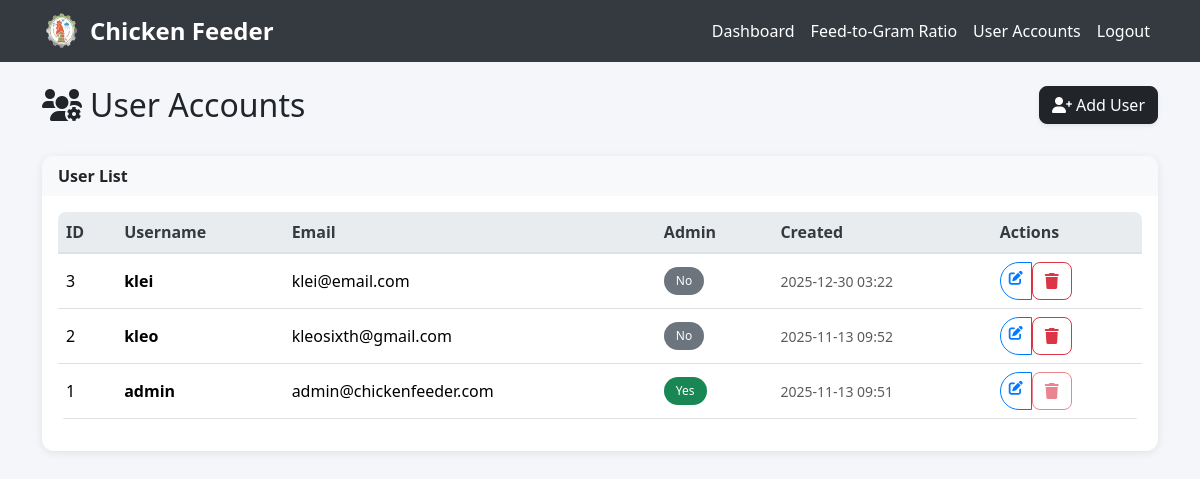
/admin/users (signed in), run on an earlier commit of the app's database.
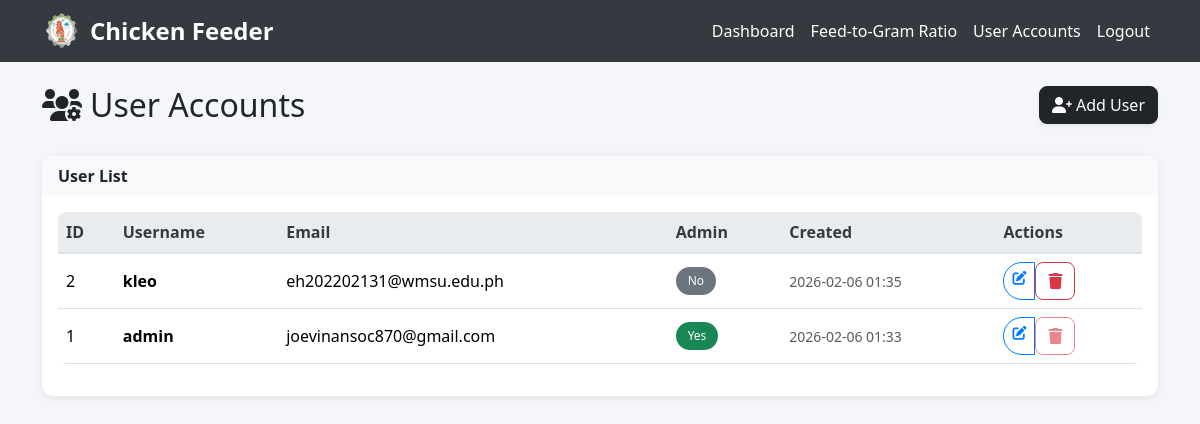
And on a later commit of the database.
### models.py (models this page shows)
class User(UserMixin, db.Model):
    id = db.Column(db.Integer, primary_key=True)
    username = db.Column(db.String(80), unique=True, nullable=False)
    email = db.Column(db.String(120), unique=True, nullable=False)
    password_hash = db.Column(db.String(120), nullable=False)
    iot_device_url = db.Column(db.String(255), nullable=True)  # e.g., 'http://192.168.1.100:5000' or 'pi_klei'
    is_admin = db.Column(db.Boolean, default=True)
    created_at = db.Column(db.DateTime, default=datetime.now)

### app.py (the view)
@app.route('/admin/users')
@login_required
def admin_user_dashboard():
    if not require_admin():
        return redirect(url_for('dashboard'))
    users = User.query.order_by(User.created_at.desc()).all()
    return render_template('admin/users.html', users=users)

### app.py (called while the page is built)
@login_manager.user_loader
def load_user(user_id):
    return db.session.get(User, int(user_id))

@app.context_processor
def inject_datetime():
    return {'datetime': datetime}

@app.before_request
def restrict_admin_from_user_pages():
    if current_user.is_authenticated and getattr(current_user, 'is_admin', False):
        if not request.path.startswith('/admin'):
            if not request.path.startswith('/static') and not request.path.startswith('/logout'):
                return redirect(url_for('admin.dashboard'))

def require_admin():
    if not current_user.is_authenticated or not getattr(current_user, 'is_admin', False):
        flash('Unauthorized: admin access required.', 'danger')
        return False
    return True

### templates/admin/users.html (shortened to what this page needs)
{% extends "admin_base.html" %}
{% block content %}
<div class="container mt-4">
    <div class="row mb-4">
        <div class="col">
            <h1 class="h2 ">
                <i class="fas fa-users-cog me-2"></i>User Accounts
            </h1>
        </div>
        <div class="col-auto">
            <a href="{{ url_for('admin_create_user') }}" class="btn btn-dark shadow-sm">
                <i class="fas fa-user-plus me-1"></i>Add User
            </a>
        </div>
    </div>
    <div class="card">
        <div class="card-header bg-light border-bottom-0">
            <strong>User List</strong>
        </div>
        <div class="card-body">
            {% if users %}
            <div class="table-responsive">
                <table class="table table-hover align-middle">
                    <thead class="table-light">
                        <tr>
                            <th>ID</th>
                            <th>Username</th>
                            <th>Email</th>
                            <th>Admin</th>
                            <th>Created</th>
                            <th>Actions</th>
                        </tr>
                    </thead>
                    <tbody>
                        {% for user in users %}
                        <tr>
                            <td>{{ user.id }}</td>
                            <td><span class="fw-bold">{{ user.username }}</span></td>
                            <td>{{ user.email }}</td>
                            <td>
                                {% if user.is_admin %}
                                    <span class="badge bg-success">Yes</span>
                                {% else %}
                                    <span class="badge bg-secondary">No</span>
                                {% endif %}
                            </td>
                            <td>
                                <small class="text-muted">{{ user.created_at.strftime('%Y-%m-%d %H:%M') }}</small>
                            </td>
                            <td>
                                <div class="btn-group btn-group-sm">
                                    <a href="{{ url_for('admin_edit_user', user_id=user.id) }}" class="btn btn-outline-primary" title="Edit">
                                        <i class="fas fa-edit"></i>
                                    </a>
                                    <form method="POST" action="{{ url_for('admin_delete_user', user_id=user.id) }}" style="display:inline;" class="delete-user-form" data-username="{{ user.username }}">
                                        <button type="submit" class="btn btn-outline-danger" title="Delete" {% if user.id == current_user.id %}disabled{% endif %}>
                                            <i class="fas fa-trash"></i>
                                        </button>
                                    </form>
                                </div>
                            </td>
                        </tr>
                        {% endfor %}
                    </tbody>
                </table>
            </div>
            {% else %}
            <div class="text-center text-muted py-5">
                <i class="fas fa-users fa-4x mb-3"></i>
                <h4>No Users Found</h4>
                <p class="mb-4">You can add new users using the button above.</p>
            </div>
            {% endif %}
        </div>
    </div>
</div>
{% endblock %}

### templates/admin_base.html (shortened to what this page needs)
<!DOCTYPE html>
<html lang="en">
<head>
    <link rel="stylesheet" href="https://cdn.jsdelivr.net/npm/bootstrap@5.3.2/dist/css/bootstrap.min.css">
    <link rel="stylesheet" href="https://cdnjs.cloudflare.com/ajax/libs/font-awesome/6.0.0/css/all.min.css">
    <link rel="stylesheet" href="{{ url_for('static', filename='css/style.css') }}">
</head>
<body>
    <nav class="navbar navbar-expand-lg admin-navbar">
        <div class="container">
            <div class="d-flex align-items-center gap-2">
                <img src="{{ url_for('static', filename='img/chicken-logo.png') }}" alt="Logo" style="width:40px;height:40px;" >
                    <a class="navbar-brand" href="{{ url_for('admin.dashboard') }}">Chicken Feeder</a>
            </div>
            <div class="collapse navbar-collapse">
                <ul class="navbar-nav ms-auto mb-2 mb-lg-0">
                    <li class="nav-item">
                        <a class="nav-link" href="{{ url_for('admin.dashboard') }}">Dashboard</a>
                    </li>
                    <li class="nav-item">
                        <a href="{{ url_for('admin_feed_ratio') }}" class="nav-link"> Feed-to-Gram Ratio
                        </a>
                    </li>
                    <li class="nav-item">
                        <a class="nav-link" href="{{ url_for('admin_user_dashboard') }}">User Accounts</a>
                    </li>
                    <li class="nav-item">
                        <a class="nav-link" href="{{ url_for('logout') }}">Logout</a>
                    </li>
                </ul>
            </div>
        </div>
    </nav>
    <main class="container-fluid align-items-center">
        {% block content %}{% endblock %}
    </main>
</body>
</html>

### static/css/style.css (style rules this page uses)
:root { --primary-color: #2c5f2d; --secondary-color: #97bc62; --success-color: #28a745; --danger-color: #dc3545; --warning-color: #ffc107; --info-color: #17a2b8; --light-color: #f8f9fa; --dark-color: #343a40; }
body { font-family: 'Segoe UI', Tahoma, Geneva, Verdana, sans-serif; background-color: #f5f7fa; }
.navbar-brand { font-weight: bold; font-size: 1.5rem; }
.navbar-nav .nav-link { font-weight: 500; transition: all 0.2s ease; }
.card { border: none; border-radius: 12px; box-shadow: 0 2px 10px rgba(0,0,0,0.08); transition: all 0.3s ease; }
.card-header { background: linear-gradient(135deg, #f8f9fa 0%, #e9ecef 100%); border-bottom: 1px solid #dee2e6; border-radius: 12px 12px 0 0 !important; font-weight: 600; }
.btn { border-radius: 8px; font-weight: 500; transition: all 0.2s ease; }
.table { border-radius: 8px; overflow: hidden; }
.table thead th { background-color: #f8f9fa; border-bottom: 2px solid #dee2e6; font-weight: 600; color: var(--dark-color); }
.badge { border-radius: 20px; font-size: 0.75rem; font-weight: 500; padding: 0.5rem 0.75rem; }
.btn:disabled { opacity: 0.6; cursor: not-allowed; }

### templates/admin_base.html (style rules this page uses)
body { background: #f4f6fa; }
.admin-navbar { background: #343a40; }
.admin-navbar .navbar-brand { color: #fff; font-weight: bold; }
.admin-navbar .nav-link { color: #fff !important; }
.table thead th { background: #e9ecef; }
.btn-primary, .btn-outline-primary { border-radius: 20px; }
.btn-outline-primary { border: 1px solid #007bff; color: #007bff; }
.card-header { background: #f8f9fa; font-weight: 500; }

What changed in the data, as far as the page shows it:
removed User: id "3", username "klei", email "klei@email.com", is_admin "No", created_at "2025-12-30 03:22"
changed User "kleo": email "kleosixth@gmail.com" → "eh202202131@wmsu.edu.ph"; created_at "2025-11-13 09:52" → "2026-02-06 01:35"
changed User "admin": email "admin@chickenfeeder.com" → "joevinansoc870@gmail.com"; created_at "2025-11-13 09:51" → "2026-02-06 01:33"
